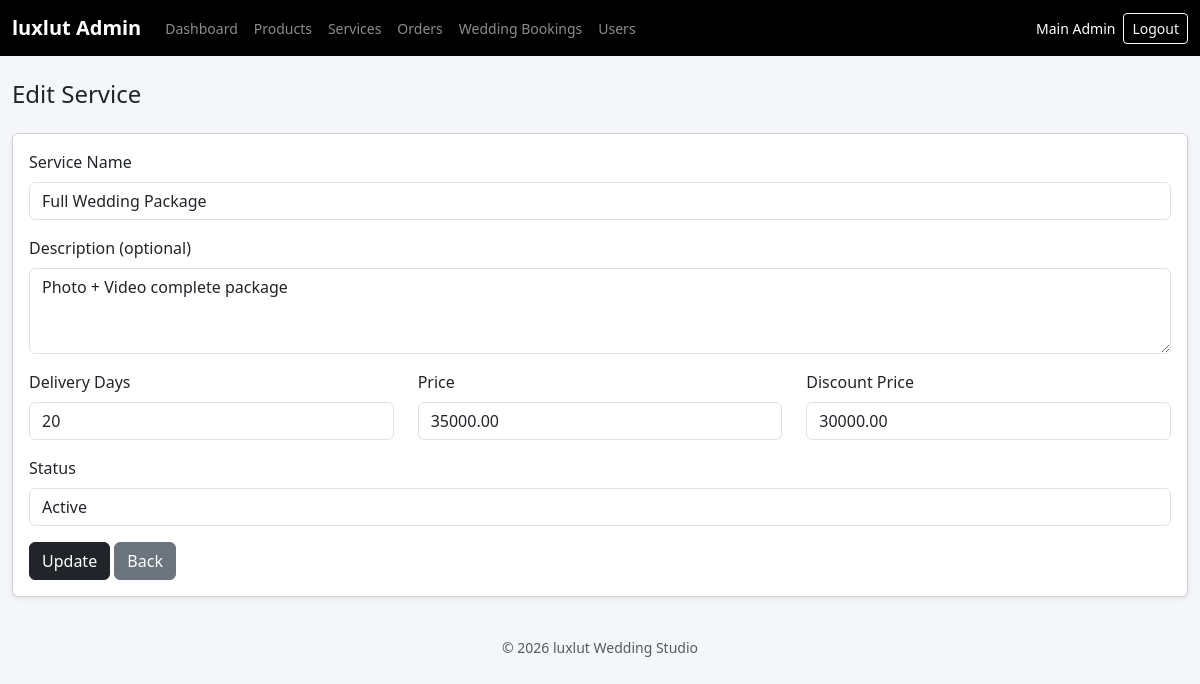
Screenshot of /admin/services/edit.php?id=3 (signed in) with the database file from the repository.
### tables this page shows
CREATE TABLE `services` (
  `id` int(11) NOT NULL,
  `name` varchar(150) DEFAULT NULL,
  `description` text DEFAULT NULL,
  `delivery_days` int(11) DEFAULT NULL,
  `status` enum('active','inactive') DEFAULT 'active'
);

CREATE TABLE `service_prices` (
  `id` int(11) NOT NULL,
  `service_id` int(11) DEFAULT NULL,
  `price` decimal(10,2) DEFAULT NULL,
  `discount_price` decimal(10,2) DEFAULT NULL,
  `valid_from` date DEFAULT NULL,
  `valid_to` date DEFAULT NULL
);

### admin/services/edit.php (the view, shortened to what this page needs)
<?php
require_once "../includes/header.php";
require_once "../../backend/config/database.php";
$id = (int)($_GET['id'] ?? 0);
$serviceStmt = mysqli_prepare($conn, "SELECT * FROM services WHERE id = ? LIMIT 1");
mysqli_stmt_bind_param($serviceStmt, "i", $id);
mysqli_stmt_execute($serviceStmt);
$serviceRes = mysqli_stmt_get_result($serviceStmt);
$service = mysqli_fetch_assoc($serviceRes);
$priceStmt = mysqli_prepare($conn, "SELECT * FROM service_prices WHERE service_id = ? ORDER BY id DESC LIMIT 1");
mysqli_stmt_bind_param($priceStmt, "i", $id);
mysqli_stmt_execute($priceStmt);
$priceRes = mysqli_stmt_get_result($priceStmt);
$currentPrice = mysqli_fetch_assoc($priceRes);
?>
<h4 class="mb-4">Edit Service</h4>
<div class="card shadow-sm">
    <div class="card-body">
        <form method="POST">
            <div class="mb-3">
                <label class="form-label">Service Name</label>
                <input type="text" name="name" class="form-control"
                       value="<?= htmlspecialchars($service['name']) ?>" required>
            </div>
            <div class="mb-3">
                <label class="form-label">Description (optional)</label>
                <textarea name="description" class="form-control" rows="3"><?= htmlspecialchars($service['description'] ?? '') ?></textarea>
            </div>
            <div class="row">
                <div class="col-md-4 mb-3">
                    <label class="form-label">Delivery Days</label>
                    <input type="number" name="delivery_days" class="form-control" min="1"
                           value="<?= (int)$service['delivery_days'] ?>" required>
                </div>
                <div class="col-md-4 mb-3">
                    <label class="form-label">Price</label>
                    <input type="number" name="price" class="form-control" min="1"
                           value="<?= $currentPrice['price'] ?? 0 ?>" required>
                </div>
                <div class="col-md-4 mb-3">
                    <label class="form-label">Discount Price</label>
                    <input type="number" name="discount_price" class="form-control" min="0"
                           value="<?= $currentPrice['discount_price'] ?? 0 ?>">
                </div>
            </div>
            <div class="mb-3">
                <label class="form-label">Status</label>
                <select name="status" class="form-control">
                    <option value="active" <?= $service['status']=='active'?'selected':'' ?>>Active</option>
                </select>
            </div>
            <button class="btn btn-dark">Update</button>
            <a href="list.php" class="btn btn-secondary">Back</a>
        </form>
    </div>
</div>
<?php require_once "../includes/footer.php"; ?>

### admin/includes/header.php (style rules this page uses)
body { background-color: #f5f6fa; }

### rows the page displays
services: name "Full Wedding Package", description "Photo + Video complete package", delivery_days "20", status "Active"
service_prices: price "35000.00", discount_price "30000.00"

### other values shown
$_SESSION['admin_name'] "Main Admin"
